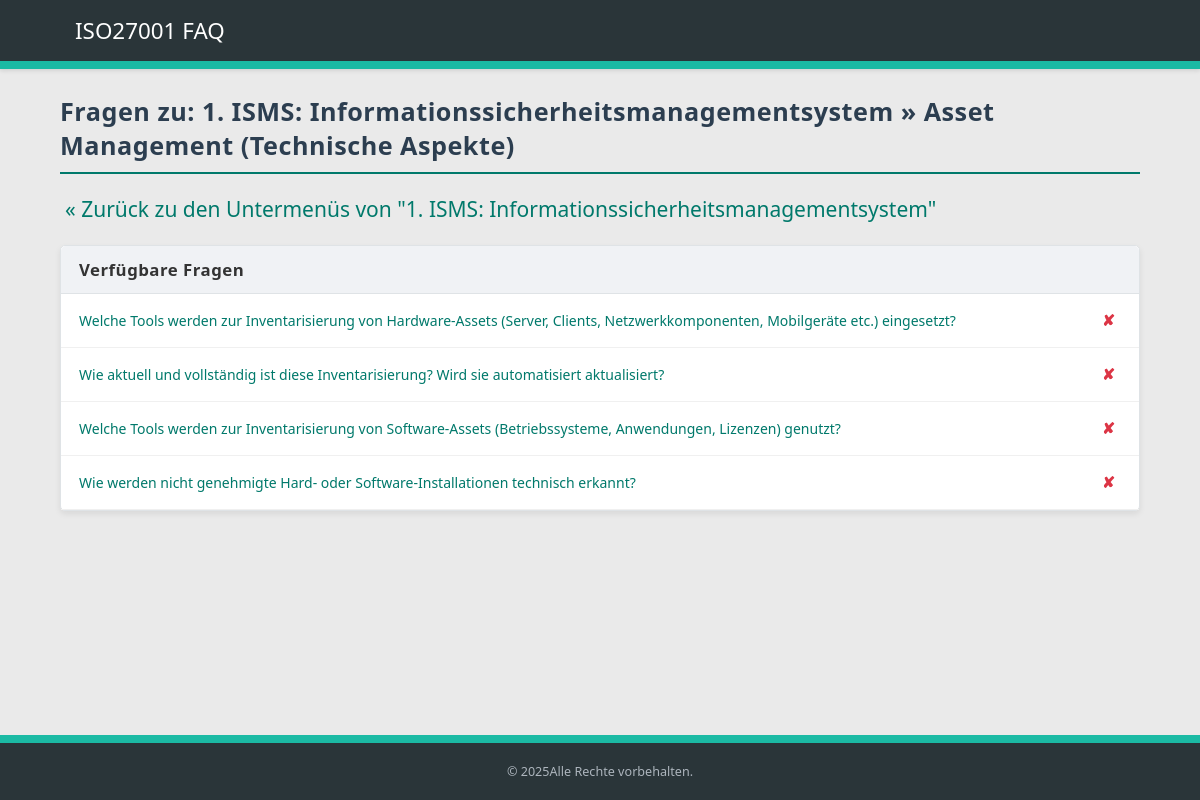
The app's page /fragen.php?hauptmenue_id=1&untermenue_id=1 with its own data.
### tables this page shows
CREATE TABLE `hauptmenues` (
  `id` int(11) NOT NULL,
  `titel` varchar(255) NOT NULL,
  `beschreibung` text DEFAULT NULL
);

CREATE TABLE `untermenues` (
  `id` int(11) NOT NULL,
  `hauptmenue_id` int(11) NOT NULL,
  `titel` varchar(255) NOT NULL
);

CREATE TABLE `fragen` (
  `id` int(11) NOT NULL,
  `hauptmenue_id` int(11) NOT NULL,
  `untermenue_id` int(11) DEFAULT NULL,
  `frage` text NOT NULL
);

### fragen.php (the view, shortened to what this page needs)
<?php
require_once 'includes/db_connect.php';
$hauptmenue_id = null;
$untermenue_id = null;
if (isset($_GET['hauptmenue_id']) && is_numeric($_GET['hauptmenue_id'])) {
    $hauptmenue_id = intval($_GET['hauptmenue_id']);
} else {
    header("Location: index.php?error=no_hauptmenue_selected");
    exit;
}
$sqlHauptmenueTitel = "SELECT titel FROM hauptmenues WHERE id = ?";
$stmtHauptmenueTitel = $conn->prepare($sqlHauptmenueTitel);
$hauptmenue_titel_text = "Unbekanntes Hauptmenü";
if ($stmtHauptmenueTitel) {
    $stmtHauptmenueTitel->bind_param("i", $hauptmenue_id);
    $stmtHauptmenueTitel->execute();
    $resultHauptmenueTitel = $stmtHauptmenueTitel->get_result();
    if ($resultHauptmenueTitel->num_rows > 0) {
        $hauptmenue_data = $resultHauptmenueTitel->fetch_assoc();
        $hauptmenue_titel_text = htmlspecialchars($hauptmenue_data['titel']);
    } else {
        header("Location: index.php?error=hauptmenue_not_found_for_fragen");
        exit;
    }
}
$untermenue_titel_text = null;
if (isset($_GET['untermenue_id']) && is_numeric($_GET['untermenue_id'])) {
    $untermenue_id = intval($_GET['untermenue_id']);
    $sqlUntermenueTitel = "SELECT titel FROM untermenues WHERE id = ? AND hauptmenue_id = ?";
    $stmtUntermenueTitel = $conn->prepare($sqlUntermenueTitel);
    if ($stmtUntermenueTitel) {
        $stmtUntermenueTitel->bind_param("ii", $untermenue_id, $hauptmenue_id);
        $stmtUntermenueTitel->execute();
        $resultUntermenueTitel = $stmtUntermenueTitel->get_result();
        if ($resultUntermenueTitel->num_rows > 0) {
            $untermenue_data = $resultUntermenueTitel->fetch_assoc();
            $untermenue_titel_text = htmlspecialchars($untermenue_data['titel']);
        } else {
            header("Location: untermenue.php?hauptmenue_id=" . $hauptmenue_id . "&error=invalid_untermenue");
            exit;
        }
    }
}
require_once 'includes/header.php';
?>
<h1>
    <?php
    echo "Fragen zu: " . $hauptmenue_titel_text;
    if ($untermenue_titel_text) {
        echo " &raquo; " . $untermenue_titel_text;
    }
    ?>
</h1>
<div class="back-link-container">
    <?php if ($untermenue_id): ?>
        <span class="back-link"><a href="untermenue.php?hauptmenue_id=<?php echo htmlspecialchars($hauptmenue_id); ?>">&laquo; Zurück zu den Untermenüs von "<?php echo $hauptmenue_titel_text; ?>"</a></span>
    <?php else: ?>
        <span class="back-link"><a href="index.php">&laquo; Zurück zum Hauptmenü</a></span>
    <?php endif; ?>
</div>
<div class="content-box">
    <div class="content-box-header">
        <h2>Verfügbare Fragen</h2>
    </div>
    <ul class="fragen-liste">
        <?php
        $sql = "SELECT f.id, f.frage, MAX(a.id) AS antwort_id
                FROM fragen f
                LEFT JOIN antworten a ON f.id = a.frage_id ";
        if ($untermenue_id !== null) {
            $sql .= "WHERE f.hauptmenue_id = ? AND f.untermenue_id = ? ";
        } else {
            $sql .= "WHERE f.hauptmenue_id = ? AND f.untermenue_id IS NULL ";
        }
        $sql .= "GROUP BY f.id, f.frage ORDER BY f.id ASC";
        $stmt = $conn->prepare($sql);
        if ($stmt === false) {
            echo "<li class='frage-item'>Fehler bei der Vorbereitung: " . htmlspecialchars($conn->error) . "</li>";
        } else {
            if ($untermenue_id !== null) {
                $stmt->bind_param("ii", $hauptmenue_id, $untermenue_id);
            } else {
                $stmt->bind_param("i", $hauptmenue_id);
            }
            $stmt->execute();
            $result = $stmt->get_result();
            if ($result->num_rows > 0) {
                while ($row = $result->fetch_assoc()) {
                    echo "<li class='frage-item'>";
                    echo "<span class='frage-text'>";
                    echo "<a href='antwort_anzeigen.php?frage_id=" . htmlspecialchars($row['id']) . "'>" . htmlspecialchars($row['frage']) . "</a>";
                    echo "</span>";
                    if ($row['antwort_id'] !== null) {
                        echo "<span class='status-icon beantwortet' title='Beantwortet'>&#10004;</span>";
                    } else {
                        echo "<span class='status-icon unbeantwortet' title='Unbeantwortet'>&#10008;</span>";
                    }
                    echo "</li>";
                }
            } else {
                echo "<li class='frage-item'>Für diesen Bereich wurden noch keine Fragen erstellt.</li>";
            }
        }
        ?>
    </ul>
</div>
<?php
require_once 'includes/footer.php';
?>

### css/style.css (style rules this page uses)
body { font-family: 'Segoe UI', Arial, Helvetica, sans-serif; font-size: 14px; margin: 0; padding: 0; background-color: #eaeaea; color: #4a4a4a; display: flex; flex-direction: column; min-height: 100vh; }
* { box-sizing: border-box; }
h1, h2, h3 { color: #2c3e50; margin-top: 0; margin-bottom: 15px; font-weight: 600; letter-spacing: 0.5px; }
h1 { font-size: 1.8em; border-bottom: 2px solid #00796b; padding-bottom: 10px; margin-bottom:20px; }
h2 { font-size: 1.5em; }
a { color: #00796b; text-decoration: none; font-weight: 500; }
ul { list-style: none; padding: 0; margin: 0; }
.content-box { background-color: #ffffff; border: 1px solid #dfe3e6; border-radius: 5px; margin-bottom: 25px; box-shadow: 0 3px 6px rgba(0,0,0,0.08); }
.content-box-header { background-color: #f0f2f5; padding: 12px 18px; border-bottom: 1px solid #dfe3e6; border-top-left-radius: 5px; border-top-right-radius: 5px; }
.content-box-header h2 { font-size: 1.2em; color: #333; margin: 0; font-weight: 600; }
.menu-liste li, .fragen-liste li.frage-item { padding: 12px 18px; border-bottom: 1px solid #f0f0f0; transition: background-color 0.2s ease-in-out; display: flex; align-items: center; justify-content: space-between; }
.frage-text { margin-right: 10px; }
.status-icon { font-size: 1.1em; font-weight: bold; padding: 4px 6px; border-radius: 4px; min-width: 22px; text-align: center; }
.status-icon.unbeantwortet { color: #dc3545; }
.back-link-container { margin-bottom: 20px; text-align: left; }
.back-link { display: inline-block; font-size: 1.5em; color: #00796b; text-decoration: none; padding: 5px; line-height: 1; }

### records on screen
hauptmenues: titel "1. ISMS: Informationssicherheitsmanagementsystem"
untermenues: titel "Asset Management (Technische Aspekte)"
fragen: frage "Welche Tools werden zur Inventarisierung von Hardware-Assets (Server, Clients, Netzwerkkomponenten, Mobilgeräte etc.) eingesetzt?"
fragen: frage "Wie aktuell und vollständig ist diese Inventarisierung? Wird sie automatisiert aktualisiert?"
fragen: frage "Welche Tools werden zur Inventarisierung von Software-Assets (Betriebssysteme, Anwendungen, Lizenzen) genutzt?"
fragen: frage "Wie werden nicht genehmigte Hard- oder Software-Installationen technisch erkannt?"

### other values on screen
$logo_text "ISO27001 FAQ"
